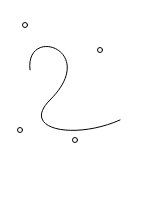
Frame 1 (no input)
Frame 60 (no input): identical to frame 1, image omitted
Frame 120 (the mouse pressed at the canvas centre since frame 60): identical to frame 1, image omitted

The p5.js sketch that drew this single still picture (run headless with seeded random() and noise() and a simulated clock; from frame 60 on, the mouse is pressed at the canvas centre):

// p5.js sketch
// ── sketch.js
function setup() {
    createCanvas(150, 200);
}

function draw() {
    background(255);
    noFill();
    stroke(0);
    beginShape();
    vertex(30, 70);
    bezierVertex(25, 25, 100, 50, 50, 100);
    bezierVertex(20, 130, 75, 140, 120, 120);
    endShape();

    ellipse(25, 25, 5, 5);
    ellipse(100, 50, 5, 5);
    ellipse(20, 130, 5, 5);
    ellipse(75, 140, 5, 5);
}
